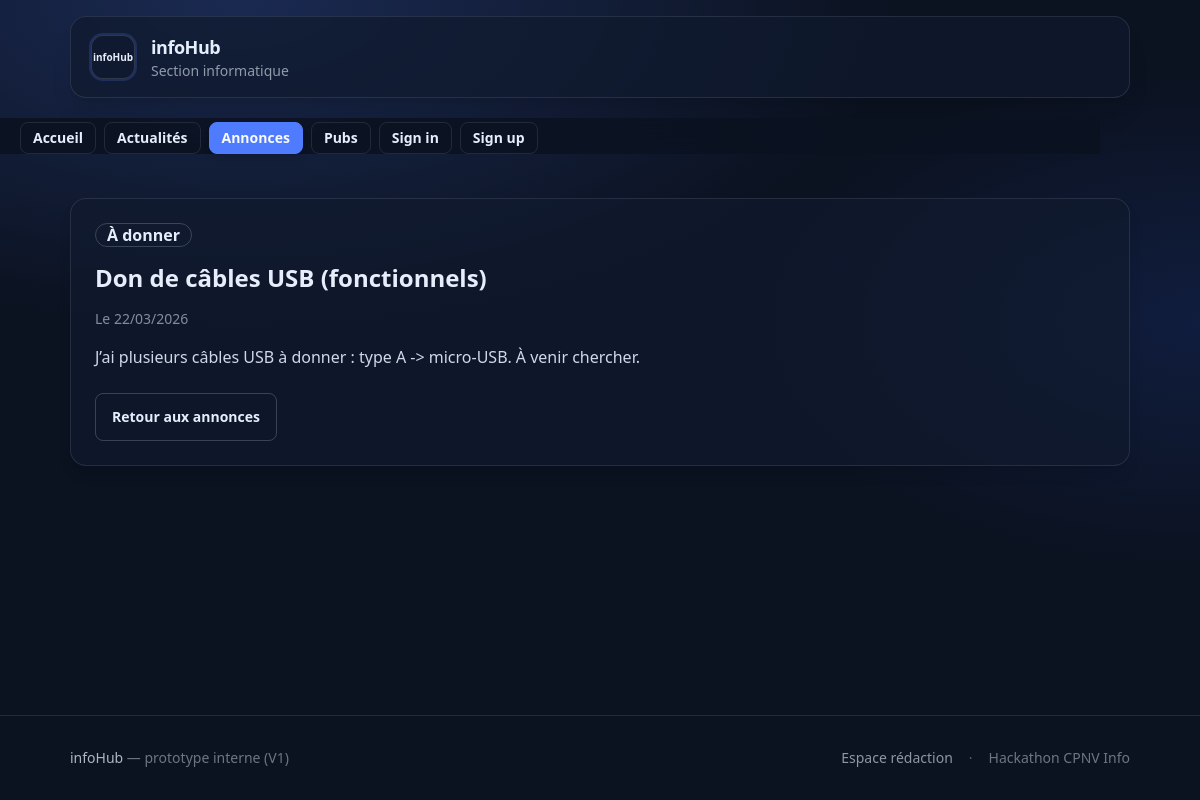
/index.php?route=announcement_detail&id=1, run on the app's committed database.
### tables this page shows
CREATE TABLE IF NOT EXISTS announcements (
  id INT AUTO_INCREMENT PRIMARY KEY,
  title VARCHAR(255) NOT NULL,
  content TEXT NOT NULL,
  image_path VARCHAR(255) NULL,
  category_slug VARCHAR(50) NOT NULL,
  created_by INT NULL,
  status ENUM('visible','hidden') NOT NULL DEFAULT 'visible',
  is_featured TINYINT(1) NOT NULL DEFAULT 0,
  posted_at DATETIME NOT NULL DEFAULT CURRENT_TIMESTAMP,
  CONSTRAINT chk_ann_category CHECK (category_slug IN ('vente','don','covoiturage','aide','petits_boulots','autres'))
);

### lib/db.php (called while the page is built, shortened)
<?php
function db(): PDO
{
  static $pdo = null;
  if ($pdo instanceof PDO) {
    return $pdo;
  }
  $dsn = sprintf(
    'mysql:host=%s;port=%d;dbname=%s;charset=utf8mb4',
    DB_HOST,
    DB_PORT,
    DB_NAME
  );
  $pdo = new PDO($dsn, DB_USER, DB_PASS, [
    PDO::ATTR_ERRMODE => PDO::ERRMODE_EXCEPTION,
    PDO::ATTR_DEFAULT_FETCH_MODE => PDO::FETCH_ASSOC,
  ]);
  return $pdo;
}

### lib/repositories.php (called while the page is built, shortened)
<?php
require_once __DIR__ . '/db.php';
require_once __DIR__ . '/markdown.php';
function getAnnouncementRowById(int $id): ?array
{
  $stmt = db()->prepare(
    'SELECT a.*, u.full_name AS author_name, u.email AS author_email
     FROM announcements a
     LEFT JOIN users u ON u.id = a.created_by
     WHERE a.id = :id LIMIT 1'
  );
  $stmt->execute(['id' => $id]);
  $row = $stmt->fetch();
  return $row ?: null;
}

### pages/announcement_detail.php (the view, shortened to what this page needs)
<?php
require_once __DIR__ . '/../lib/repositories.php';
$row = getAnnouncementRowById((int)$id);
$viewer = auth_user();
if (!$row || !auth_can_view_announcement($viewer, $row)) {
  $ann = null;
} else {
  $ann = $row;
}
?>
<?php require __DIR__ . '/../templates/header.php'; ?>
<section class="my-6 animate-fade-in">
  <?php if (!$ann): ?>
    <div class="rounded-2xl border border-dashed border-base-content/20 bg-base-200/40 px-5 py-6 text-base-content/70">
      <h1 class="text-lg font-bold text-base-content mb-3">Annonce introuvable</h1>
      <a class="btn btn-outline border-base-content/20" href="index.php?route=announcements">Retour</a>
    </div>
  <?php else: ?>
    <article class="card bg-base-200/65 border border-base-content/10 shadow-lg p-4 sm:p-6 gap-4 min-w-0 max-w-full overflow-x-clip">
      <div class="flex flex-wrap items-center gap-x-2 gap-y-1">
        <span class="badge badge-outline badge-lg font-semibold w-fit border-base-content/20"><?= h(ANNOUNCEMENT_CATEGORIES[$ann['category_slug']] ?? $ann['category_slug']) ?></span>
      </div>
      <h1 class="text-2xl font-bold leading-tight"><?= h($ann['title']) ?></h1>
      <p class="text-sm text-base-content/55">Le <?= h(date_format(new DateTime($ann['posted_at']), 'd/m/Y')) ?></p>
      <div class="rich text-base-content/90">
        <?= render_markdown((string)$ann['content']) ?>
      </div>
      <div class="flex flex-wrap gap-2 mt-2">
        <a class="btn btn-outline border-base-content/20 w-fit transition-all duration-200 hover:border-primary/50" href="index.php?route=announcements">Retour aux annonces</a>
      </div>
    </article>
  <?php endif; ?>
</section>
<?php require __DIR__ . '/../templates/footer.php'; ?>

### lib/markdown.php (shortened to what this page needs)
<?php
function render_markdown(string $markdown): string
{
  $markdown = str_replace(["\r\n", "\r"], "\n", $markdown);
  $escaped = htmlspecialchars($markdown, ENT_QUOTES | ENT_SUBSTITUTE, 'UTF-8');
  $lines = explode("\n", $escaped);
  $html = implode("\n", $lines);
  $html = preg_replace(
    '/\[(.+?)\]\((https?:\/\/[^\)]+)\)/',
    '<a href="$2" target="_blank" rel="noopener noreferrer">$1</a>',
    $html
  );
  $html = preg_replace('/`([^`]+)`/', '<code>$1</code>', $html);
  $html = preg_replace('/\*\*([^\*]+)\*\*/', '<strong>$1</strong>', $html);
  $html = preg_replace('/(^|[^*])\*([^*\n]+)\*/', '$1<em>$2</em>', $html);
  $segments = preg_split('/\n{2,}/', $html);
  $out = [];
  foreach ($segments as $seg) {
    $seg = str_replace("\n", "<br>\n", $seg);
    $out[] = $seg;
  }
  return implode("\n<br>\n", $out);
}

### data on the page
announcements: category_slug "À donner", title "Don de câbles USB (fonctionnels)", posted_at "22/03/2026", content "J’ai plusieurs câbles USB à donner : type A -> micro-USB. À venir chercher."

### other printed values
SITE_TITLE "infoHub"
